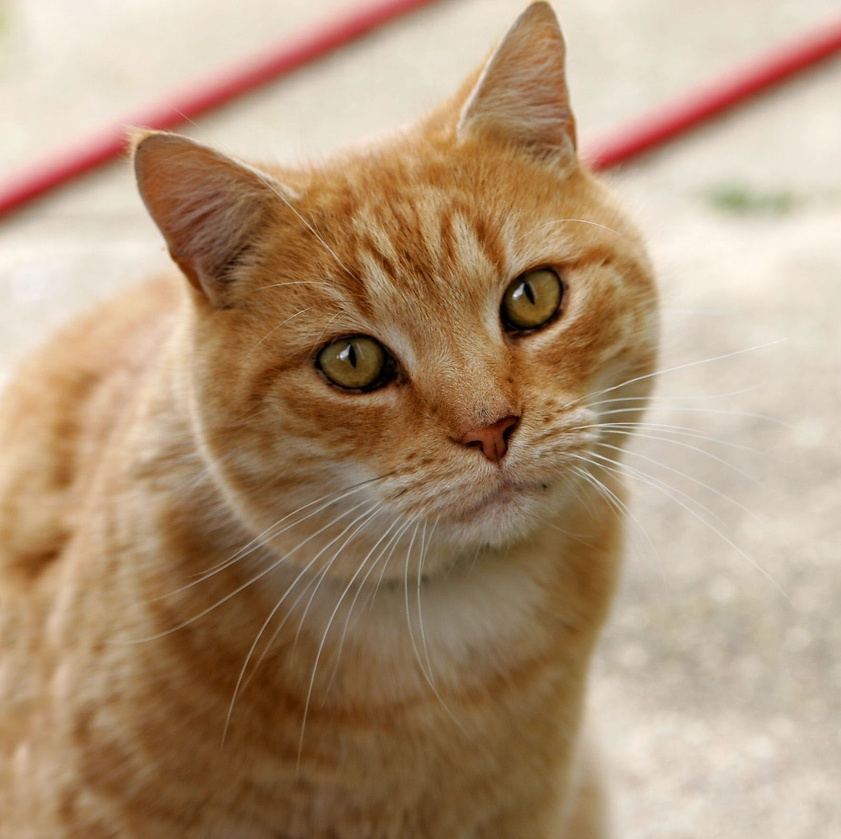
#> input picture Working with files/photo1.jpg, 841 x 839 px, shrunk from 1600 x 1598 before the run, found by its file name
$ python histogram.py
#> lines starting #> are read from the running program, lines starting #| are printed output that depends on the picture
import matplotlib.pyplot as plt
import threading
import cv2

def histogram(img, i, h):
    h[i] = (cv2.calcHist([img], [i], None, [256], [0, 256]))


def main():
    path = 'photo1.jpg'
    img = cv2.imread(path)
#> img is the input picture: shape (839, 841, 3); mean B, G, R 120.7, 148.8, 175.9
    col = ('b', 'g', 'r')
    h = [0, 0, 0]

    threads = list()
    for i in range(3):
        t = threading.Thread(target=histogram, args=(img, i, h))
        threads.append(t)
        t.start()
#> after the loop, threads = 3 items

    for i, thread in enumerate(threads):
        thread.join()
        plt.plot(h[i], color=col[i])
#> this loop made 3 passes

    plt.title("Histogram")
    plt.grid(True)
    plt.show()
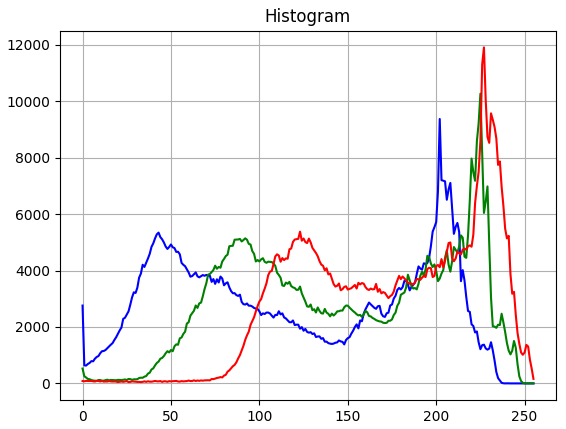
#> figure drawn by matplotlib, 1 panel; curve peaks at x = 202, y = 9376; curve peaks at x = 225, y = 10273; curve peaks at x = 227, y = 11914


if __name__ == '__main__':
    main()

$ run again, with Working with files/photo2.jpg copied over Working with files/photo1.jpg
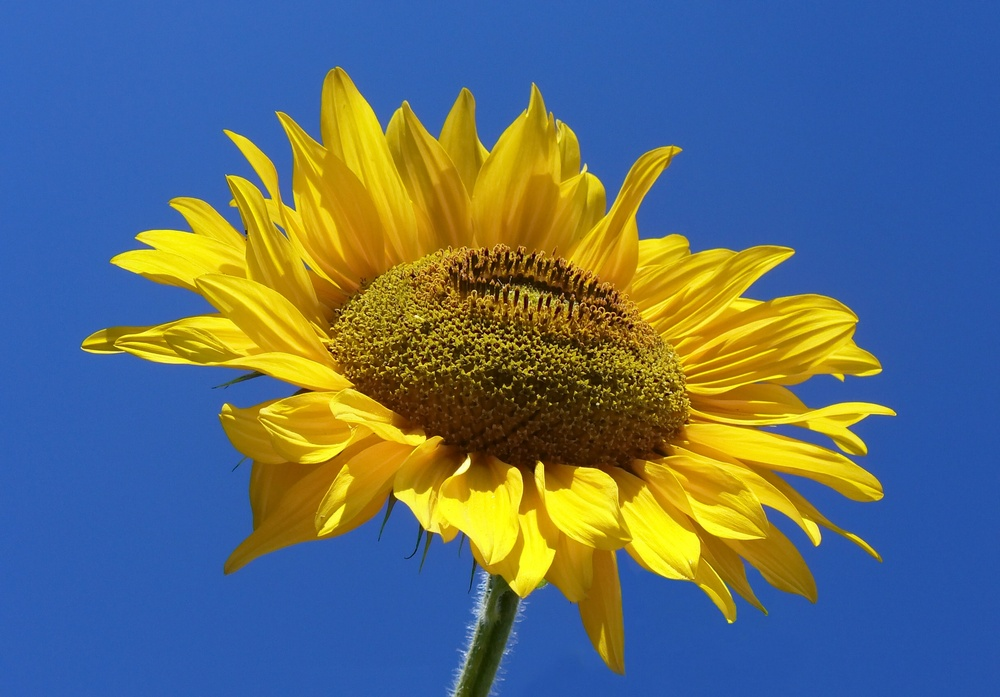
#> input picture Working with files/photo2.jpg, 1000 x 697 px, shrunk from 2434 x 1697 before the run, found by its file name
#> in main, img is the input picture: shape (697, 1000, 3); mean B, G, R 116.5, 110.1, 93.3
#> after the loop in main, `for i in range(3):`: threads = 3 items
#> the loop in main, `for i, thread in enumerate(threads):` made 3 passes
#> in main, `plt.show()`:
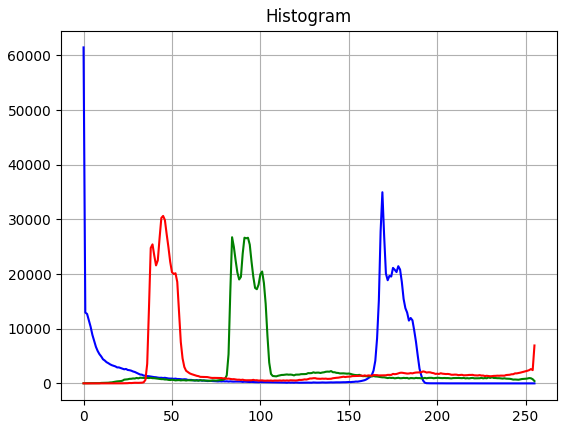
#> figure drawn by matplotlib, 1 panel; curve peaks at x = 0, y = 61474; curve peaks at x = 84, y = 26742; curve peaks at x = 45, y = 30639

$ run again, with Working with files/photo3.jpg copied over Working with files/photo1.jpg
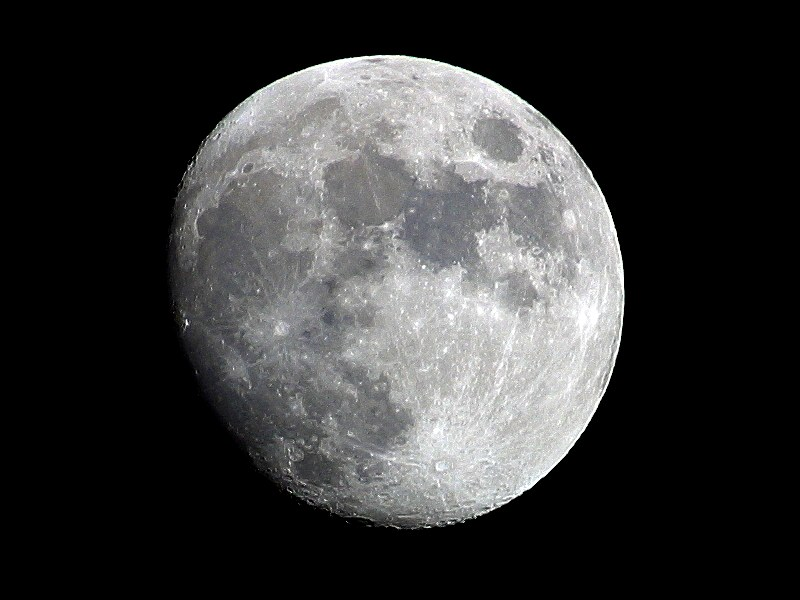
#> input picture Working with files/photo3.jpg, 800 x 600 px, found by its file name
#> in main, img is the input picture: shape (600, 800, 3); mean B, G, R 55.4, 55.3, 55.2
#> after the loop in main, `for i in range(3):`: threads = 3 items
#> the loop in main, `for i, thread in enumerate(threads):` made 3 passes
#> in main, `plt.show()`:
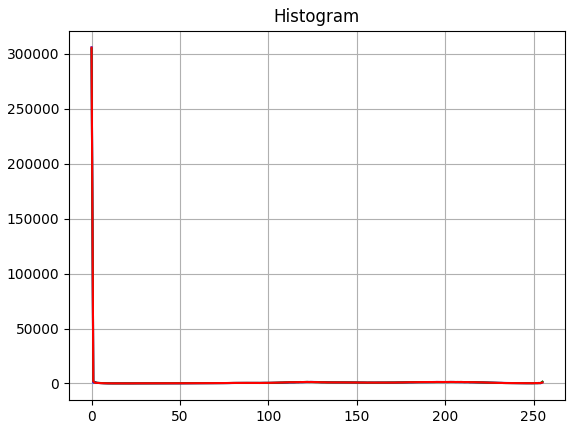
#> figure drawn by matplotlib, 1 panel; curve peaks at x = 0, y = 305926; curve peaks at x = 0, y = 304813; curve peaks at x = 0, y = 305738

$ run again, with Working with files/photo4.jpg copied over Working with files/photo1.jpg
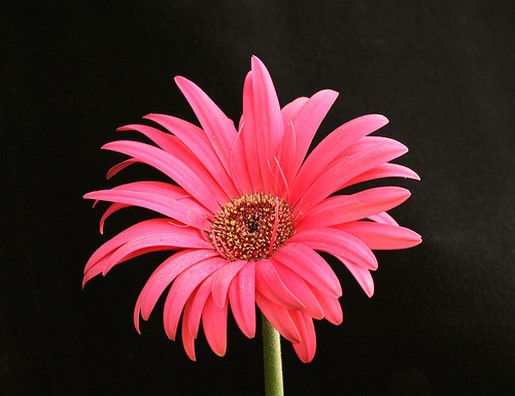
#> input picture Working with files/photo4.jpg, 515 x 396 px, found by its file name
#> in main, img is the input picture: shape (396, 515, 3); mean B, G, R 43.5, 39, 81.5
#> after the loop in main, `for i in range(3):`: threads = 3 items
#> the loop in main, `for i, thread in enumerate(threads):` made 3 passes
#> in main, `plt.show()`:
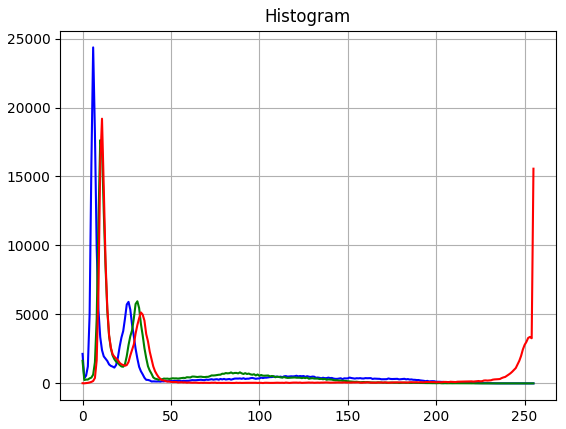
#> figure drawn by matplotlib, 1 panel; curve peaks at x = 6, y = 24357; curve peaks at x = 10, y = 17632; curve peaks at x = 11, y = 19189
